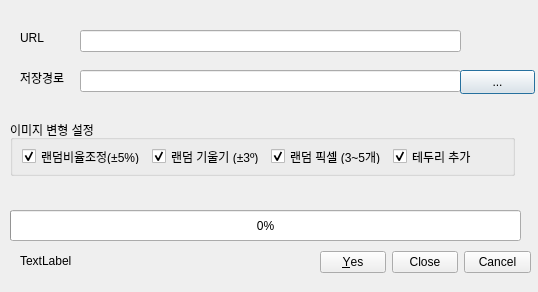
<?xml version="1.0" encoding="UTF-8"?>
<ui version="4.0">
  <class>N_image_downloader_and_image_transformer</class>
  <widget class="QDialog" name="N_image_downloader_and_image_transformer">
    <property name="geometry">
      <rect>
        <x>0</x>
        <y>0</y>
        <width>538</width>
        <height>292</height>
      </rect>
    </property>
    <property name="windowTitle">
      <string>Dialog</string>
    </property>
    <widget class="QProgressBar" name="progressBar">
      <property name="geometry">
        <rect>
          <x>10</x>
          <y>210</y>
          <width>511</width>
          <height>31</height>
        </rect>
      </property>
      <property name="value">
        <number>0</number>
      </property>
    </widget>
    <widget class="QLabel" name="url">
      <property name="geometry">
        <rect>
          <x>20</x>
          <y>30</y>
          <width>48</width>
          <height>16</height>
        </rect>
      </property>
      <property name="text">
        <string>URL</string>
      </property>
    </widget>
    <widget class="QLineEdit" name="url_input">
      <property name="geometry">
        <rect>
          <x>80</x>
          <y>30</y>
          <width>381</width>
          <height>22</height>
        </rect>
      </property>
    </widget>
    <widget class="QLabel" name="save_path">
      <property name="geometry">
        <rect>
          <x>20</x>
          <y>70</y>
          <width>48</width>
          <height>16</height>
        </rect>
      </property>
      <property name="text">
        <string>저장경로</string>
      </property>
    </widget>
    <widget class="QLineEdit" name="dir_path">
      <property name="geometry">
        <rect>
          <x>80</x>
          <y>70</y>
          <width>381</width>
          <height>22</height>
        </rect>
      </property>
    </widget>
    <widget class="QPushButton" name="load_dir">
      <property name="geometry">
        <rect>
          <x>460</x>
          <y>70</y>
          <width>75</width>
          <height>24</height>
        </rect>
      </property>
      <property name="text">
        <string>...</string>
      </property>
    </widget>
    <widget class="QGroupBox" name="groupBox">
      <property name="geometry">
        <rect>
          <x>10</x>
          <y>120</y>
          <width>505</width>
          <height>56</height>
        </rect>
      </property>
      <property name="title">
        <string>이미지 변형 설정</string>
      </property>
      <layout class="QHBoxLayout" name="horizontalLayout">
        <item>
          <widget class="QCheckBox" name="is_random_size">
            <property name="text">
              <string>랜덤비율조정(±5%)</string>
            </property>
            <property name="checked">
              <bool>true</bool>
            </property>
          </widget>
        </item>
        <item>
          <widget class="QCheckBox" name="is_random_angle">
            <property name="text">
              <string>랜덤 기울기 (±3º)</string>
            </property>
            <property name="checked">
              <bool>true</bool>
            </property>
          </widget>
        </item>
        <item>
          <widget class="QCheckBox" name="is_random_pixel">
            <property name="text">
              <string>랜덤 픽셀 (3~5개)</string>
            </property>
            <property name="checked">
              <bool>true</bool>
            </property>
          </widget>
        </item>
        <item>
          <widget class="QCheckBox" name="is_add_outline">
            <property name="text">
              <string>테두리 추가</string>
            </property>
            <property name="checked">
              <bool>true</bool>
            </property>
          </widget>
        </item>
      </layout>
    </widget>
    <widget class="QDialogButtonBox" name="buttonBox">
      <property name="geometry">
        <rect>
          <x>320</x>
          <y>250</y>
          <width>211</width>
          <height>24</height>
        </rect>
      </property>
      <property name="standardButtons">
        <set>
          QDialogButtonBox::StandardButton::Cancel|QDialogButtonBox::StandardButton::Close|QDialogButtonBox::StandardButton::Yes</set>
      </property>
    </widget>
    <widget class="QLabel" name="simple_log">
      <property name="geometry">
        <rect>
          <x>20</x>
          <y>245</y>
          <width>281</width>
          <height>31</height>
        </rect>
      </property>
      <property name="text">
        <string>TextLabel</string>
      </property>
    </widget>
  </widget>
  <resources />
  <connections />
</ui>
